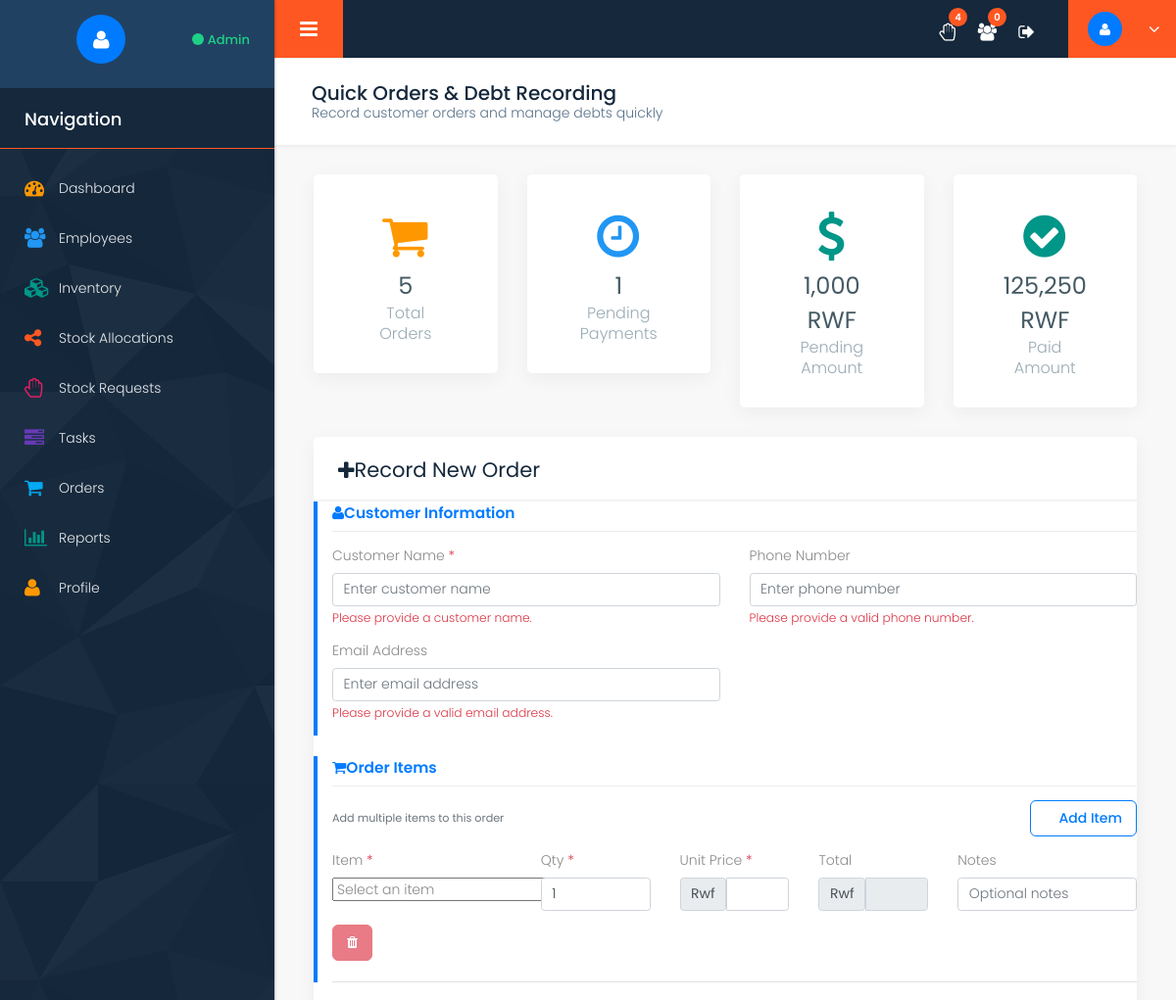
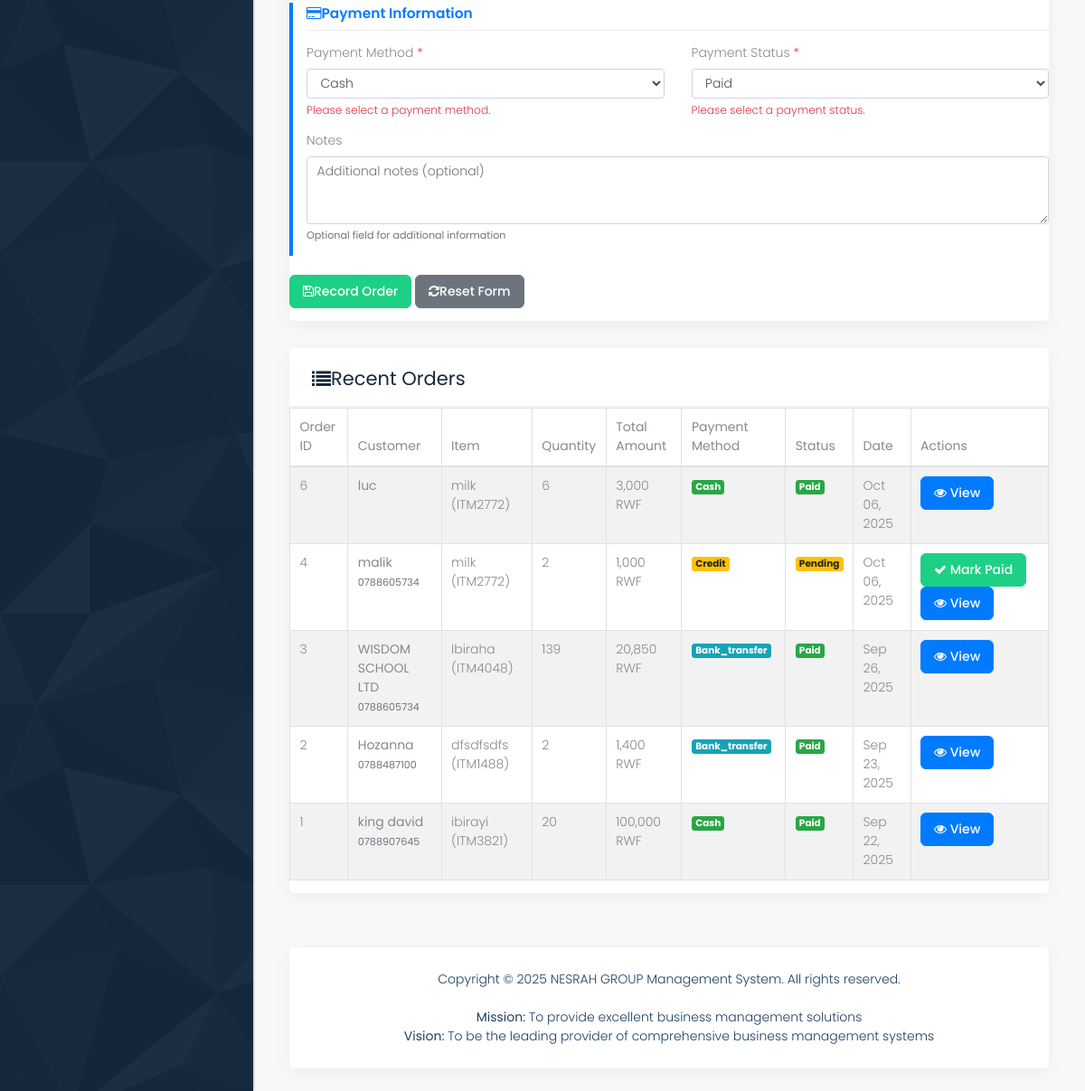
Screenshot of /orders.php (signed in) with the database file from the repository (2 pictures, top to bottom).
### tables this page shows
CREATE TABLE `sales` (
  `id` int(11) NOT NULL,
  `user_id` int(11) NOT NULL,
  `item_id` int(11) NOT NULL,
  `customer_name` varchar(100) NOT NULL,
  `customer_phone` varchar(20) DEFAULT NULL,
  `customer_email` varchar(100) DEFAULT NULL,
  `quantity` int(11) NOT NULL,
  `unit_price` decimal(10,2) NOT NULL,
  `total_amount` decimal(10,2) NOT NULL,
  `payment_method` enum('cash','card','bank_transfer','credit') DEFAULT 'cash',
  `payment_status` enum('pending','paid','partial') DEFAULT 'paid',
  `notes` text DEFAULT NULL,
  `created_at` timestamp NOT NULL DEFAULT current_timestamp()
);

CREATE TABLE `inventory` (
  `id` int(11) NOT NULL,
  `item_code` varchar(50) NOT NULL,
  `item_name` varchar(100) NOT NULL,
  `description` text DEFAULT NULL,
  `category` varchar(50) DEFAULT NULL,
  `unit_price` decimal(10,2) NOT NULL,
  `current_stock` int(11) DEFAULT 0,
  `reorder_level` int(11) DEFAULT 10,
  `created_at` timestamp NOT NULL DEFAULT current_timestamp(),
  `updated_at` timestamp NOT NULL DEFAULT current_timestamp() ON UPDATE current_timestamp()
);

### orders.php (the view, shortened to what the rows shown need)
<?php
require_once __DIR__ . '/includes/header.php';
$query = "SELECT s.*, i.item_name, i.item_code
          FROM sales s
          JOIN inventory i ON s.item_id = i.id
          ORDER BY s.created_at DESC LIMIT 10";
$stmt = $db->prepare($query);
$stmt->execute();
$recent_orders = $stmt->fetchAll();
?>
<div class="row column_title">
    <div class="col-md-12">
        <div class="page_title">
            <h2>Quick Orders & Debt Recording</h2>
        </div>
    </div>
</div>
<div class="row">
    <div class="col-md-12">
        <div class="white_shd full margin_bottom_30">
            <div class="full graph_head">
                <div class="heading1 margin_0">
                    <h2><i class="fa fa-plus me-2"></i>Record New Order</h2>
                </div>
            </div>
        </div>
    </div>
</div>
<div class="row">
    <div class="col-md-12">
        <div class="white_shd full margin_bottom_30">
            <div class="full graph_head">
                <div class="heading1 margin_0">
                    <h2><i class="fa fa-list me-2"></i>Recent Orders</h2>
                </div>
            </div>
            <div class="full graph_revenue">
                <div class="row">
                    <div class="col-md-12">
                        <div class="table-responsive">
                            <table class="table table-striped table-bordered">
                                <thead>
                                    <tr>
                                        <th>Order ID</th>
                                        <th>Customer</th>
                                        <th>Item</th>
                                        <th>Quantity</th>
                                        <th>Total Amount</th>
                                        <th>Payment Method</th>
                                        <th>Status</th>
                                        <th>Date</th>
                                        <th>Actions</th>
                                    </tr>
                                </thead>
                                <tbody>
                                    <?php if (count($recent_orders) > 0): ?>
                                        <?php foreach ($recent_orders as $order): ?>
                                            <tr>
                                                <td><?php echo $order['id']; ?></td>
                                                <td>
                                                    <strong><?php echo $order['customer_name']; ?></strong>
                                                    <?php if ($order['customer_phone']): ?>
                                                        <br><small class="text-muted"><?php echo $order['customer_phone']; ?></small>
                                                    <?php endif; ?>
                                                </td>
                                                <td><?php echo $order['item_name'] . ' (' . $order['item_code'] . ')'; ?></td>
                                                <td><?php echo $order['quantity']; ?></td>
                                                <td><?php echo formatCurrency($order['total_amount']); ?></td>
                                                <td>
                                                    <span class="badge badge-<?php
                                                        echo $order['payment_method'] === 'credit' ? 'warning' :
                                                            ($order['payment_method'] === 'cash' ? 'success' : 'info');
                                                    ?>">
                                                        <?php echo ucfirst($order['payment_method']); ?>
                                                    </span>
                                                </td>
                                                <td>
                                                    <span class="badge badge-<?php
                                                        echo $order['payment_status'] === 'paid' ? 'success' :
                                                            ($order['payment_status'] === 'pending' ? 'warning' : 'info');
                                                    ?>">
                                                        <?php echo ucfirst($order['payment_status']); ?>
                                                    </span>
                                                </td>
                                                <td><?php echo formatDate($order['created_at']); ?></td>
                                                <td>
                                                    <?php if ($order['payment_status'] === 'pending'): ?>
                                                        <button class="btn btn-sm btn-success" onclick="markAsPaid(<?php echo $order['id']; ?>)">
                                                            <i class="fa fa-check"></i> Mark Paid
                                                        </button>
                                                    <?php endif; ?>
                                                    <button class="btn btn-sm btn-primary" onclick="viewOrderDetails(<?php echo $order['id']; ?>)">
                                                        <i class="fa fa-eye"></i> View
                                                    </button>
                                                </td>
                                            </tr>
                                        <?php endforeach; ?>
                                    <?php else: ?>
                                        <tr>
                                            <td colspan="9" class="text-center">No orders recorded yet</td>
                                        </tr>
                                    <?php endif; ?>
                                </tbody>
                            </table>
                        </div>
                    </div>
                </div>
            </div>
        </div>
    </div>
</div>
<?php require_once __DIR__ . '/includes/footer.php'; ?>

### rows the page displays
sales: id "6", customer_name "luc", item.item_name "milk", item.item_code "ITM2772", quantity "6", total_amount "3,000 RWF", payment_method "Cash", payment_status "Paid", created_at "Oct 06, 2025"
sales: id "4", customer_name "malik", customer_phone "0788605734", item.item_name "milk", item.item_code "ITM2772", quantity "2", total_amount "1,000 RWF", payment_method "Credit", payment_status "Pending", created_at "Oct 06, 2025"
sales: id "3", customer_name "WISDOM SCHOOL LTD", customer_phone "0788605734", item.item_name "Ibiraha", item.item_code "ITM4048", quantity "139", total_amount "20,850 RWF", payment_method "Bank_transfer", payment_status "Paid", created_at "Sep 26, 2025"
sales: id "2", customer_name "Hozanna", customer_phone "0788487100", item.item_name "dfsdfsdfs", item.item_code "ITM1488", quantity "2", total_amount "1,400 RWF", payment_method "Bank_transfer", payment_status "Paid", created_at "Sep 23, 2025"
sales: id "1", customer_name "king david", customer_phone "0788907645", item.item_name "ibirayi", item.item_code "ITM3821", quantity "20", total_amount "100,000 RWF", payment_method "Cash", payment_status "Paid", created_at "Sep 22, 2025"

### other values shown
$user_role "Admin"
$stats['pending_requests'] "4"
$stats['pending_approvals'] "0"
$order_stats['total_orders'] "5"
$order_stats['pending_orders'] "1"
formatCurrency($order_stats['pending_amount']) "1,000 RWF"
formatCurrency($order_stats['paid_amount']) "125,250 RWF"
